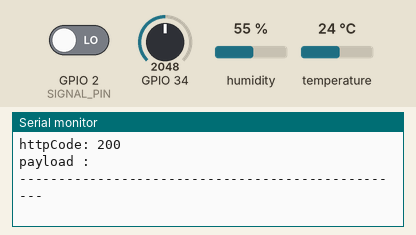
Bench run of a sketch on a simulated ESP32. Shown: the last lines printed to the serial monitor. The test bench sets the inputs (shaded band); at power-on: GPIO 34 = 2048, humidity 55 %, GPIO 2 (SIGNAL_PIN) LOW, temperature 24 °C. WiFi joins after 1.5 s; servers stay silent unless stated; uploads are accepted with an empty reply.

Above: at 3.7 s.
3.8 s: GPIO 34 set to 2866
At 9.7 s:
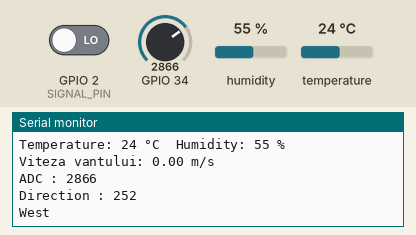
16.0 s: GPIO 34 set to 3603
At 22.0 s:
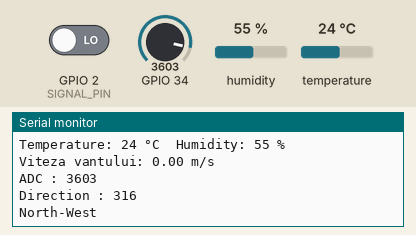
28.2 s: GPIO 34 set to 4095
At 34.4 s:
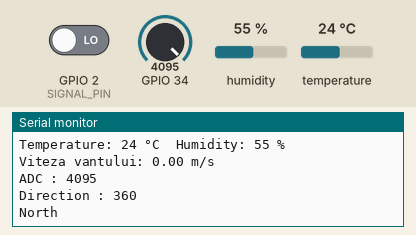
40.4 s: humidity set to 22 %
At 46.2 s:
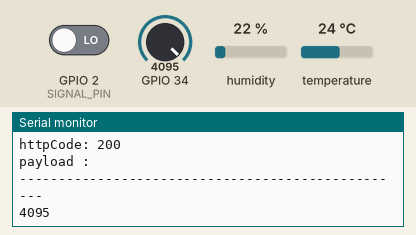
47.3 s: GPIO 34 set to 1228
At 53.0 s:
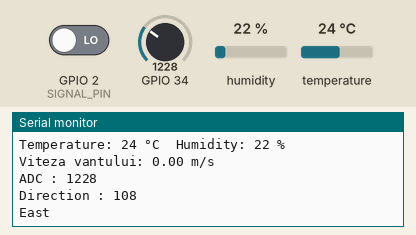
59.5 s: GPIO 2 (SIGNAL_PIN) driven HIGH
Timing chart, 0 to 62.5 s (numbered marks = the images above; inputs shaded):
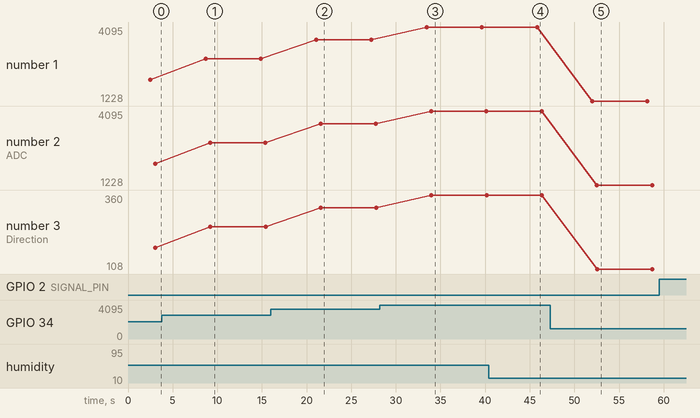

Measured:
- after the input at 3.8 s, the serial monitor: prints a new line after 4.9 s (image 1)
- after the input at 16.0 s, the serial monitor: prints a new line after 5.1 s (image 2)
- after the input at 28.2 s, the serial monitor: prints a new line after 5.2 s (image 3)
- after the input at 47.3 s, the serial monitor: prints a new line after 4.7 s (image 5)
- plotted number 1: 2048 → 2866 after the input at 3.8 s, 2866 → 3603 after the input at 16.0 s, 3603 → 4095 after the input at 28.2 s, 4095 → 1228 after the input at 47.3 s
- plotted number 2: 2048 → 2866 after the input at 3.8 s, 2866 → 3603 after the input at 16.0 s, 3603 → 4095 after the input at 28.2 s, 4095 → 1228 after the input at 47.3 s
- plotted number 3: 180 → 252 after the input at 3.8 s, 252 → 316 after the input at 16.0 s, 316 → 360 after the input at 28.2 s, 360 → 108 after the input at 47.3 s

The sketch:

conectare_wifi_meteo.ino
```cpp
#include <WiFi.h>
#include <HTTPClient.h>
#include <DHT11.h>
#define SIGNAL_PIN 2
String URL = "http://192.168.0.17/meteo/script.php";
DHT11 dht11(15);

volatile unsigned long impulseCount = 0; // Numărul de impulsuri
unsigned long lastTime = 0; // Timpul ultimului impuls
float windSpeed = 0; // Viteza vântului
const char* ssid = "UPC8060876";
const char* password = "r4pZdmtjczvu";
int sensorValue;

void setup() {
  Serial.begin(9600);

  // Inițializarea pinului de semnal ca pin de intrare
  pinMode(SIGNAL_PIN, INPUT);

  // Atașarea funcției de întrerupere la pinul de semnal pentru a număra impulsurile
  attachInterrupt(digitalPinToInterrupt(SIGNAL_PIN), countImpulse, RISING);
connectWiFi();
}

void loop() {

  // read the input on analog pin 4:
 sensorValue = analogRead(34);
  int direction = map(sensorValue, 0, 1023, 0, 360);
  Serial.println(sensorValue);


  // Citirea valorilor de la senzori
  int temperature = 0;
  int humidity = 0;
  float windSpeed = 0;
  int windDirection = 0;

  // Attempt to read the temperature and humidity values from the DHT11 sensor.
  int result = dht11.readTemperatureHumidity(temperature, humidity);

  // Check the results of the readings.
  // If the reading is successful, print the temperature and humidity values.
  // If there are errors, print the appropriate error messages.
  if (result == 0) {
    Serial.print("Temperature: ");
    Serial.print(temperature);
    Serial.print(" °C\tHumidity: ");
    Serial.print(humidity);
    Serial.println(" %");
  } else {
    // Print error message based on the error code.
    Serial.println(DHT11::getErrorString(result));
  }

  // Calcularea vitezei vântului la fiecare secundă
  if (millis() - lastTime >= 1000) {
    // Calcularea viteza vântului în metri pe secundă
    windSpeed = impulseCount / 2.4; // Factorul de scalare depinde de specificațiile senzorului

    // Afișarea vitezei vântului pe portul serial
    Serial.print("Viteza vantului: ");
    Serial.print(windSpeed);
    Serial.println(" m/s");

    // Resetarea numărătorului de impulsuri și actualizarea timpului ultimului impuls
    impulseCount = 0;
    lastTime = millis();
  }


  // print out the value you read:
  Serial.print("ADC : ");
  Serial.println(sensorValue);
  Serial.print("Direction : ");
  Serial.println(direction / 4);

  if ((direction / 4 >= 0 && direction / 4 < 23) || (direction / 4 >= 338 && direction / 4 <= 360)) {
    Serial.println("North");
  } else if (direction / 4 >= 23 && direction / 4 < 68) {
    Serial.println("North-East");
  } else if (direction / 4 >= 68 && direction / 4 < 113) {
    Serial.println("East");
  } else if (direction / 4 >= 113 && direction / 4 < 158) {
    Serial.println("South-East");
  } else if (direction / 4 >= 158 && direction / 4 < 203) {
    Serial.println("South");
  } else if (direction / 4 >= 203 && direction / 4 < 248) {
    Serial.println("South-West");
  } else if (direction / 4 >= 248 && direction / 4 < 293) {
    Serial.println("West");
  } else if (direction / 4 >= 293 && direction / 4 < 338) {
    Serial.println("North-West");
  }

  delay(300);  // delay in between reads for stability

  String postData = "Temperatura=" + String(temperature) + "&Umiditate=" + String(humidity) + "&Viteza=" + String(windSpeed) + "&Directie=" + String(direction/4);

  HTTPClient http;
  http.begin(URL);
  http.addHeader("Content-Type", "application/x-www-form-urlencoded");

  int httpCode = http.POST(postData);
  String payload = "";

  if(httpCode > 0) {
    // file found at server
    if(httpCode == HTTP_CODE_OK) {
      String payload = http.getString();
      Serial.println(payload);
    } else {
      // HTTP header has been send and Server response header has been handled
      Serial.printf("[HTTP] GET... code: %d\n", httpCode);
    }
  } else {
    Serial.printf("[HTTP] GET... failed, error: %s\n", http.errorToString(httpCode).c_str());
  }

  http.end();  //Close connection

  Serial.print("URL : "); Serial.println(URL);
  Serial.print("Data: "); Serial.println(postData);
  Serial.print("httpCode: "); Serial.println(httpCode);
  Serial.print("payload : "); Serial.println(payload);
  Serial.println("--------------------------------------------------");
  delay(5000);
}


void connectWiFi() {
  WiFi.mode(WIFI_OFF);
  delay(1000);
  //This line hides the viewing of ESP as wifi hotspot
  WiFi.mode(WIFI_STA);

  WiFi.begin(ssid, password);
  Serial.println("Connecting to WiFi");

  while (WiFi.status() != WL_CONNECTED) {
    delay(500);
    Serial.print(".");
  }

  Serial.print("connected to : "); Serial.println(ssid);
  Serial.print("IP address: "); Serial.println(WiFi.localIP());
}
void countImpulse() {
  impulseCount++;
}
```
